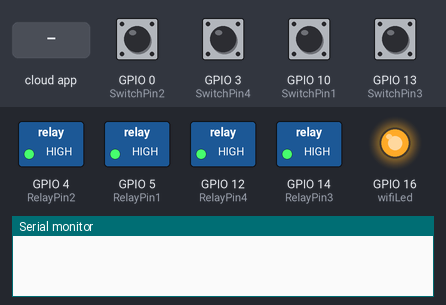
This sketch was run on a simulated ESP8266 (NodeMCU). Parts: switched loads named in the sketch (green lamp = pin HIGH), output pins drawn as LEDs (lit = HIGH), the last lines printed to the serial monitor. Dashed ring = blinking. The test bench sets the inputs (shaded band); at power-on: GPIO 0 (SwitchPin2), GPIO 3 (SwitchPin4), GPIO 10 (SwitchPin1), GPIO 13 (SwitchPin3) HIGH. WiFi joins after 1.5 s; servers stay silent unless stated.

Above: at 2.7 s.
2.8 s: GPIO 0 (SwitchPin2) pulled LOW for 1 s
At 4.7 s:
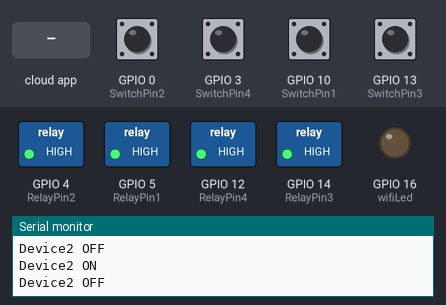
5.4 s: GPIO 3 (SwitchPin4) pulled LOW for 1 s
At 5.75 s:
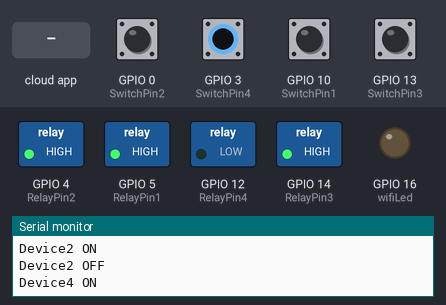
8.0 s: GPIO 10 (SwitchPin1) pulled LOW for 0.15 s
At 9.0 s:
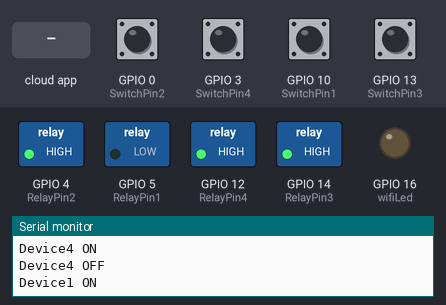
9.7 s: GPIO 13 (SwitchPin3) pulled LOW for 0.15 s
At 10.3 s:
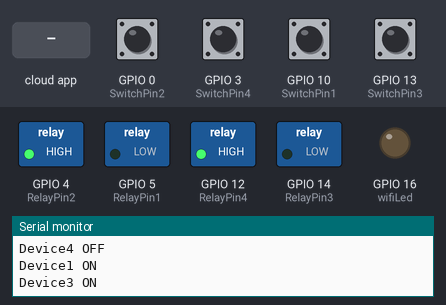
11.4 s: the phone or cloud app sets switch1 to 0
At 12.6 s:
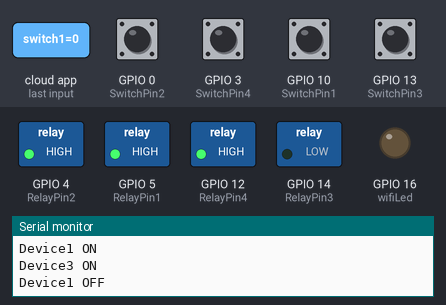
12.9 s: the phone or cloud app sets switch2 to 1
At 13.8 s:
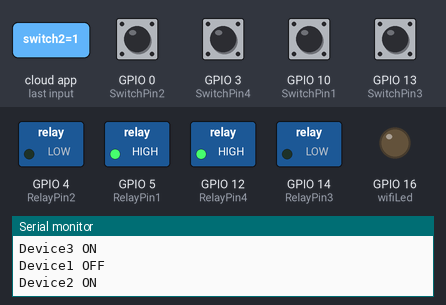
Timing chart, 0 to 15.4 s (numbered marks = the images above; inputs shaded):
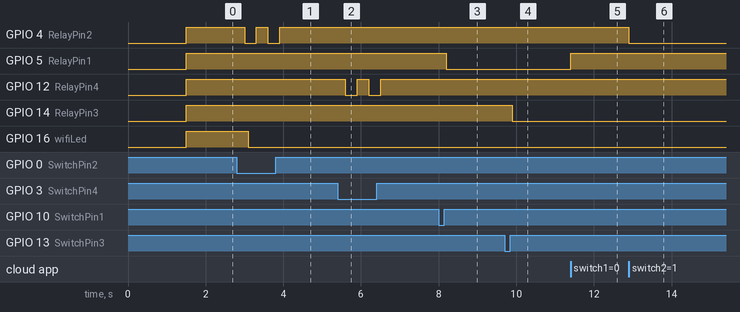

The sketch:

Four_light_control.ino
```cpp
/*
Sketch generated by the Arduino IoT Cloud Thing "Untitled"
https://create.arduino.cc/cloud/things/e9dccf07-ebfe-41d7-b90e-4166e43fb75b
Arduino IoT Cloud Variables description
The following variables are automatically generated and updated when changes are made
to the Thing
CloudSwitch switch1;
CloudSwitch switch2;
CloudSwitch switch3;
CloudSwitch switch4;
Variables which are marked as READ/WRITE in the Cloud Thing will also have functions
which are called when their values are changed from the Dashboard.
These functions are generated with the Thing and added at the end of this sketch.
*/
#define SECRET_SSID "Surya Pixel" //Enter WIFI NAME
#define SECRET_PASS "Sadasurya" //Enter WIFI PASSWORD
#define SECRET_DEVICE_KEY "CCAIWVWLE0CLNY4J3IFM" //Enter Secret Key
// Code generated by Arduino IoT Cloud, DO NOT EDIT.

#include <ArduinoIoTCloud.h>
#include <Arduino_ConnectionHandler.h>

const char THING_ID[] = "e9dccf07-ebfe-41d7-b90e-4166e43fb75b"; //Enter THINGID
const char DEVICE_LOGIN_NAME[] = "7642d735-efe3-42f3-8e62-e48bb6a7ae3d"; //EnterDEVICE ID
const char SSID[] = SECRET_SSID; // Network SSID (name)
const char PASS[] = SECRET_PASS; // Network password (use for WPA, or useas key for WEP)
const char DEVICE_KEY[] = SECRET_DEVICE_KEY; // Secret device password
void onSwitch1Change();
void onSwitch2Change();
void onSwitch3Change();
void onSwitch4Change();
CloudSwitch switch1;
CloudSwitch switch2;
CloudSwitch switch3;

CloudSwitch switch4;
void initProperties(){
ArduinoCloud.setBoardId(DEVICE_LOGIN_NAME);
ArduinoCloud.setSecretDeviceKey(DEVICE_KEY);
ArduinoCloud.setThingId(THING_ID);
ArduinoCloud.addProperty(switch1, READWRITE, ON_CHANGE, onSwitch1Change);
ArduinoCloud.addProperty(switch2, READWRITE, ON_CHANGE, onSwitch2Change);
ArduinoCloud.addProperty(switch3, READWRITE, ON_CHANGE, onSwitch3Change);
ArduinoCloud.addProperty(switch4, READWRITE, ON_CHANGE, onSwitch4Change);
}
WiFiConnectionHandler ArduinoIoTPreferredConnection(SSID, PASS);
// define the GPIO connected with Relays and switches
#define RelayPin1 5 //D1
#define RelayPin2 4 //D2
#define RelayPin3 14 //D5
#define RelayPin4 12 //D6
#define SwitchPin1 10 //SD3
#define SwitchPin2 0 //D3
#define SwitchPin3 13 //D7
#define SwitchPin4 3 //RX
#define wifiLed 16 //D0
int toggleState_1 = 0; //Define integer to remember the toggle state for relay 1
int toggleState_2 = 0; //Define integer to remember the toggle state for relay 2
int toggleState_3 = 0; //Define integer to remember the toggle state for relay 3
int toggleState_4 = 0; //Define integer to remember the toggle state for relay 4
void relayOnOff(int relay) {
switch (relay) {
case 1:
if (toggleState_1 == 0) {
digitalWrite(RelayPin1, LOW); // turn on relay 1
toggleState_1 = 1;
Serial.println("Device1 ON");
}
else {
digitalWrite(RelayPin1, HIGH); // turn off relay 1
toggleState_1 = 0;
Serial.println("Device1 OFF");
}

delay(100);
break;
case 2:
if (toggleState_2 == 0) {
digitalWrite(RelayPin2, LOW); // turn on relay 2
toggleState_2 = 1;
Serial.println("Device2 ON");
}
else {
digitalWrite(RelayPin2, HIGH); // turn off relay 2
toggleState_2 = 0;
Serial.println("Device2 OFF");
}
delay(100);
break;
case 3:
if (toggleState_3 == 0) {
digitalWrite(RelayPin3, LOW); // turn on relay 3
toggleState_3 = 1;
Serial.println("Device3 ON");
} else {
digitalWrite(RelayPin3, HIGH); // turn off relay 3
toggleState_3 = 0;
Serial.println("Device3 OFF");
}
delay(100);
break;
case 4:
if (toggleState_4 == 0) {
digitalWrite(RelayPin4, LOW); // turn on relay 4
toggleState_4 = 1;
Serial.println("Device4 ON");
}
else {
digitalWrite(RelayPin4, HIGH); // turn off relay 4
toggleState_4 = 0;
Serial.println("Device4 OFF");
}
delay(100);
break;
default : break;
}
}
void manual_control() {
//Manual Switch Control
if (digitalRead(SwitchPin1) == LOW) {
delay(200);

relayOnOff(1);
}
else if (digitalRead(SwitchPin2) == LOW) {
delay(200);
relayOnOff(2);
}
else if (digitalRead(SwitchPin3) == LOW) {
delay(200);
relayOnOff(3);
}
else if (digitalRead(SwitchPin4) == LOW) {
delay(200);
relayOnOff(4);
}
}
void setup() {
// Initialize serial and wait for port to open:
Serial.begin(9600);
// This delay gives the chance to wait for a Serial Monitor without blocking if none is found
delay(1500);
// Defined in thingProperties.h
initProperties();
// Connect to Arduino IoT Cloud
ArduinoCloud.begin(ArduinoIoTPreferredConnection);
setDebugMessageLevel(2);
ArduinoCloud.printDebugInfo();
pinMode(RelayPin1, OUTPUT);
pinMode(RelayPin2, OUTPUT);
pinMode(RelayPin3, OUTPUT);
pinMode(RelayPin4, OUTPUT);
pinMode(wifiLed, OUTPUT);
pinMode(SwitchPin1, INPUT_PULLUP);
pinMode(SwitchPin2, INPUT_PULLUP);
pinMode(SwitchPin3, INPUT_PULLUP);
pinMode(SwitchPin4, INPUT_PULLUP);
//During Starting all Relays should TURN OFF
digitalWrite(RelayPin1, HIGH);
digitalWrite(RelayPin2, HIGH);
digitalWrite(RelayPin3, HIGH);
digitalWrite(RelayPin4, HIGH);

digitalWrite(wifiLed, HIGH); //Turn OFF WiFi LED
}
void loop() {
ArduinoCloud.update();
manual_control(); //Control relays manually
if (WiFi.status() != WL_CONNECTED)
{
digitalWrite(wifiLed, HIGH); //Turn OFF WiFi LED
}
else{
digitalWrite(wifiLed, LOW); //Turn ON WiFi LED
}
}
void onSwitch1Change() {
if (switch1 == 1)
{
digitalWrite(RelayPin1, LOW);
Serial.println("Device1 ON");
toggleState_1 = 1;
}
else
{
digitalWrite(RelayPin1, HIGH);
Serial.println("Device1 OFF");
toggleState_1 = 0;
}
}
void onSwitch2Change() {
if (switch2 == 1)
{
digitalWrite(RelayPin2, LOW);
Serial.println("Device2 ON");
toggleState_2 = 1;
}
else
{
digitalWrite(RelayPin2, HIGH);
Serial.println("Device2 OFF");
toggleState_2 = 0;
}
}

void onSwitch3Change() {
if (switch3 == 1)
{
digitalWrite(RelayPin3, LOW);
Serial.println("Device2 ON");
toggleState_3 = 1;
}
else
{
digitalWrite(RelayPin3, HIGH);
Serial.println("Device3 OFF");
toggleState_3 = 0;
}
}
void onSwitch4Change() {
if (switch4 == 1)
{
digitalWrite(RelayPin4, LOW);
Serial.println("Device4 ON");
toggleState_4 = 1;
}
else
{
digitalWrite(RelayPin4, HIGH);
Serial.println("Device4 OFF");
toggleState_4 = 0;
}
}
```

Measured:
- after the input at 2.8 s, GPIO 4 (RelayPin2): alternates HIGH for 0.30 s and LOW for 0.30 s, 4 changes in all, then stays HIGH, starting after 0.20 s
- after the input at 5.4 s, GPIO 12 (RelayPin4): alternates HIGH for 0.30 s and LOW for 0.30 s, 4 changes in all, then stays HIGH, starting after 0.20 s
- after the input at 8.0 s, GPIO 5 (RelayPin1): HIGH → LOW after 0.20 s
- after the input at 9.7 s, GPIO 14 (RelayPin3): HIGH → LOW after 0.20 s
- after the input at 11.4 s, GPIO 5 (RelayPin1): LOW → HIGH at once
- after the input at 12.9 s, GPIO 4 (RelayPin2): HIGH → LOW at once
